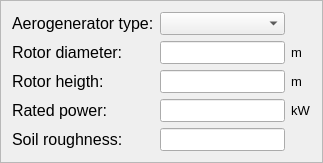
       <widget class="QFrame" name="groupWind">
        <property name="enabled">
         <bool>true</bool>
        </property>
        <property name="frameShape">
         <enum>QFrame::StyledPanel</enum>
        </property>
        <property name="frameShadow">
         <enum>QFrame::Raised</enum>
        </property>
        <layout class="QGridLayout" name="gridLayout_4">
         <item row="1" column="0">
          <widget class="QLabel" name="field2Label_1">
           <property name="sizePolicy">
            <sizepolicy hsizetype="Preferred" vsizetype="Maximum">
             <horstretch>0</horstretch>
             <verstretch>0</verstretch>
            </sizepolicy>
           </property>
           <property name="maximumSize">
            <size>
             <width>16777215</width>
             <height>22</height>
            </size>
           </property>
           <property name="font">
            <font>
             <pointsize>12</pointsize>
            </font>
           </property>
           <property name="text">
            <string>Rotor diameter:</string>
           </property>
          </widget>
         </item>
         <item row="1" column="2">
          <widget class="QLabel" name="field2UnitLabel_1">
           <property name="font">
            <font>
             <pointsize>10</pointsize>
            </font>
           </property>
           <property name="text">
            <string>m</string>
           </property>
          </widget>
         </item>
         <item row="1" column="1">
          <widget class="QLineEdit" name="field2Text_1">
           <property name="font">
            <font>
             <pointsize>10</pointsize>
            </font>
           </property>
          </widget>
         </item>
         <item row="2" column="0">
          <widget class="QLabel" name="field3Label_1">
           <property name="font">
            <font>
             <pointsize>12</pointsize>
            </font>
           </property>
           <property name="text">
            <string>Rotor heigth:</string>
           </property>
          </widget>
         </item>
         <item row="2" column="2">
          <widget class="QLabel" name="field3UnitLabel_1">
           <property name="font">
            <font>
             <pointsize>10</pointsize>
            </font>
           </property>
           <property name="text">
            <string>m</string>
           </property>
          </widget>
         </item>
         <item row="2" column="1">
          <widget class="QLineEdit" name="field3Text_1">
           <property name="font">
            <font>
             <pointsize>10</pointsize>
            </font>
           </property>
          </widget>
         </item>
         <item row="3" column="0">
          <widget class="QLabel" name="field4Label_1">
           <property name="font">
            <font>
             <pointsize>12</pointsize>
            </font>
           </property>
           <property name="text">
            <string>Rated power:</string>
           </property>
          </widget>
         </item>
         <item row="3" column="2">
          <widget class="QLabel" name="field4UnitLabel_1">
           <property name="font">
            <font>
             <pointsize>10</pointsize>
            </font>
           </property>
           <property name="text">
            <string>kW</string>
           </property>
          </widget>
         </item>
         <item row="3" column="1">
          <widget class="QLineEdit" name="field4Text_1">
           <property name="font">
            <font>
             <pointsize>10</pointsize>
            </font>
           </property>
          </widget>
         </item>
         <item row="4" column="0">
          <widget class="QLabel" name="field5Label_1">
           <property name="font">
            <font>
             <pointsize>12</pointsize>
            </font>
           </property>
           <property name="text">
            <string>Soil roughness:</string>
           </property>
          </widget>
         </item>
         <item row="4" column="2">
          <widget class="QLabel" name="field5UnitLabel_1">
           <property name="font">
            <font>
             <pointsize>10</pointsize>
            </font>
           </property>
           <property name="text">
            <string></string>
           </property>
          </widget>
         </item>
         <item row="4" column="1">
          <widget class="QLineEdit" name="field5Text_1">
           <property name="font">
            <font>
             <pointsize>10</pointsize>
            </font>
           </property>
          </widget>
         </item>
         <item row="0" column="1">
          <widget class="QComboBox" name="questionSelect_1">
           <property name="font">
            <font>
             <pointsize>10</pointsize>
            </font>
           </property>
          </widget>
         </item>
         <item row="0" column="0">
          <widget class="QLabel" name="field1Label_1">
           <property name="font">
            <font>
             <pointsize>12</pointsize>
            </font>
           </property>
           <property name="text">
            <string>Aerogenerator type:</string>
           </property>
          </widget>
         </item>
        </layout>
       </widget>
